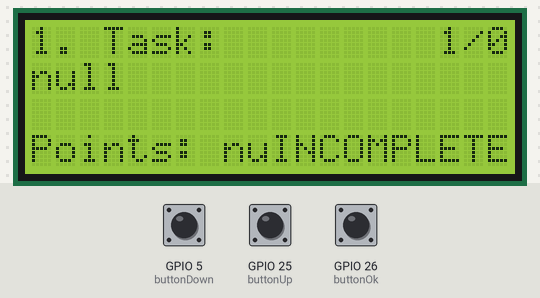
A sketch run on a simulated ESP32. Shown: 20×4 character LCD. The test bench sets the inputs (shaded band); at power-on: GPIO 5 (buttonDown) HIGH, GPIO 25 (buttonUp) HIGH, GPIO 26 (buttonOk) HIGH. WiFi joins after 1.5 s; servers stay silent unless stated; uploads are accepted with an empty reply; what the sketch prints to the serial monitor is not drawn.

Above: at 1.9 s.

The sketch:

home_assistant_v1_0_copy_20250220233028.ino
```cpp
#include <Wire.h>
#include <LiquidCrystal_I2C.h>
#include <WiFi.h>
#include <HTTPClient.h>
#include <ArduinoJson.h>

const char* ssid = "SSSID";
const char* password = "PASSWORD";
WiFiServer server(80);

String PC_IP = "192.168.1.100:8080";//out current IP
String tasksEndpoint = "tasks?user=Maj";//where to request to get tasks
String backEnd = "http://" + PC_IP + "/";//easier requesting

LiquidCrystal_I2C lcd(0x27, 20, 4);  // set the LCD address to 0x27 for a 20 chars and 4 line display

//variables for real data and comparission data (when updating)
JsonDocument data;
JsonDocument newData;

//pins
int buttonUp = 25;
int buttonDown = 5;
int buttonOk = 26;

//variables for automatic updating every x seconds
int currentMillis = 0;
int prevMillis = 0;
int waitTime = 5000;//how many milliseconds to wait before requesting again
int millisActionOffset = 5000; //when touching the button, there is waitTimt + millisActionOffset before it resends a request
//random variables
int currentPlace = 0;//current index where we are on tasks
int dataSize = 0;//size of data we requested and are displaying

//Button variables
bool prevButtonDown = 0;//data for tracking clicking of buttons
bool prevButtonUp = 0;
bool prevButtonOk = 0;
int debounceDelay = 100;//filtering button delay

//connect to WiFi
void setupWifi(){
  WiFi.begin(ssid, password);
  while(WiFi.status() != WL_CONNECTED) {
    delay(500);
    Serial.print(".");
  }
  Serial.println("WiFi connected!");
  server.begin();
}

//get data about our tasks, return JSON object
JsonDocument getData(){
  JsonDocument doc;
  HTTPClient http;

  http.begin(backEnd + tasksEndpoint);//make connection
  int httpResponseCode = http.GET();//send get request

  if(httpResponseCode == 200){//if response is "OK"
    String payload = http.getString();//get string of json file
    //Serial.println(payload);//for debugging
    deserializeJson(doc, payload);//string into a json object
    dataSize = doc.size();//get size of payload(it's an array)
  }

  else{
    Serial.print("Response code: ");//when shit goes wrong
    Serial.print(httpResponseCode);
  }

  return doc;//return the json object
}

//shows a list of tasks, one after another
void showData(JsonDocument inputData, int start = 0){
  lcd.clear();
  lcd.setCursor(0,0);
  int line = 0;
  for(int i = 0 + start; i < 4 + start; i++){
      if(inputData.size() >= i ){
        if(!inputData[i]){
          return;
        }
        String taskName = inputData[i]["taskName"];
        String points = String(inputData[i]["points"]);
        lcd.setCursor(0, line);
        lcd.print(String(i) + "." + taskName + ": " + points);
        line++;
      }
    }
}

//shows each task fullscreen, details about tasks too.
void showSingleTask(JsonDocument inputData, int start = 0){
  lcd.clear();
  lcd.setCursor(0,0);
  lcd.print(String(start + 1) + ". Task:");//show order of tasks
  lcd.setCursor(17, 0);
  lcd.print(String(start + 1) + "/" + String(dataSize));//shows how many tasks there are
  lcd.setCursor(0,1);

  String taskName = String(inputData[start]["taskName"]);
  lcd.print(taskName.length() < 20 ? taskName : taskName.substring(0,19));//is it's t
  if(taskName.length() > 20){
    lcd.setCursor(19, 1);//this part handles the - character at the end of the line when splitting words
    lcd.print("-");
    lcd.setCursor(0, 2);
    lcd.print(taskName.substring(19, taskName.length() < 40 ? taskName.length() : 39));//prints the substring that's longer than the screen on the new line
    if(taskName.length() > 40){
      lcd.setCursor(17, 2);
      lcd.print("...");
    }
  }

  lcd.setCursor(0,3);
  lcd.print("Points: " + String(inputData[start]["points"]));//shows the amount of points in the left bottom corner
  bool completed = inputData[start]["finished"];//
  String word = completed ? "DONE" : "INCOMPLETE";//if task is completed, show DONE, otherwise INCOMPLETE
  int len = word.length();
  lcd.setCursor(20 - len, 3);//show in right bottom corner
  lcd.print(word);
}

//increases current place and re-renders screeen
void currentPlaceUp(){
  if(currentPlace < dataSize - 1){//checks if it's in range
    currentPlace++;
    showSingleTask(data, currentPlace);
    prevMillis = millis() + millisActionOffset;//makes the timer reset, gives you more time to look at it
  }
}

void currentPlaceDown(){
  if(currentPlace > 0){
    currentPlace--;
    //showData(data, currentPlace);
    showSingleTask(data, currentPlace);
    prevMillis = millis() + millisActionOffset;
  }
}

void handleOkButton(){
  HTTPClient http;
  String user = data[currentPlace]["user"];
  String points = data[currentPlace]["points"];
  String taskName = data[currentPlace]["taskName"];
  String finished = data[currentPlace]["finished"] ? "false" : "true";//since json has to get true or false... also you have to turn it around to change it.
  http.begin(backEnd + "tasks");
  http.addHeader("Content-Type", "application/json");
  String requestedJSON = "{\"user\": \"" + String(user) + "\", \"points\": " + String(points) + ", \"taskName\": \"" + String(taskName) + "\", \"finished\": " + finished + "}";

  //Serial.println(requestedJSON);
  int httpResponseCode = http.PUT(requestedJSON);//Send a put request
  if(httpResponseCode == 200){//if the data is accepted and updated, update everything.
    data = getData();
    showSingleTask(data, currentPlace);
  }
  prevMillis = millis() + millisActionOffset;//reset timer
}

//handles button click action
void handleSingleButton(int digitalPin, bool &previousState, void (*handlerFunction)()){
  bool buttonState = !digitalRead(digitalPin);
  if(buttonState && !previousState){
    previousState = true;
    delay(debounceDelay);//adds debounce delay, way better performance on clicking (no multiclick fuckery)
  }
  else if(!buttonState && previousState){
    previousState = false;
    handlerFunction();
  }
}

//handles the button logic for all buttons
void handleButtons(){
  handleSingleButton(buttonDown, prevButtonDown, currentPlaceDown);
  handleSingleButton(buttonUp, prevButtonUp, currentPlaceUp);
  handleSingleButton(buttonOk, prevButtonOk, handleOkButton);
}

void setup(){
  Serial.begin(115200);
  pinMode(buttonUp, INPUT_PULLUP);
  pinMode(buttonDown, INPUT_PULLUP);
  pinMode(buttonOk, INPUT_PULLUP);

  lcd.init();
  lcd.backlight();
  lcd.setCursor(0,0);
  lcd.print("Connecting...");//while connecting to the wifi
  setupWifi();

  lcd.setCursor(0,0);
  lcd.print("Connected to WiFi!");

  data = getData();//initial request to the backend
  showSingleTask(data, currentPlace);
}

void loop(){
  handleButtons();//well... handles.... buttons....
  currentMillis = millis();//checks for current time

  if(currentMillis - prevMillis > waitTime){//compares current time with previously requested time
    prevMillis = currentMillis;//updates previously requested time to now

    newData = getData();
    if((data != newData) || (currentPlace != 0)){//compares data if there's any difference and updates if there is.
      currentPlace = 0;
      data = newData;
      showSingleTask(data, currentPlace);
    }
  }
}
```
